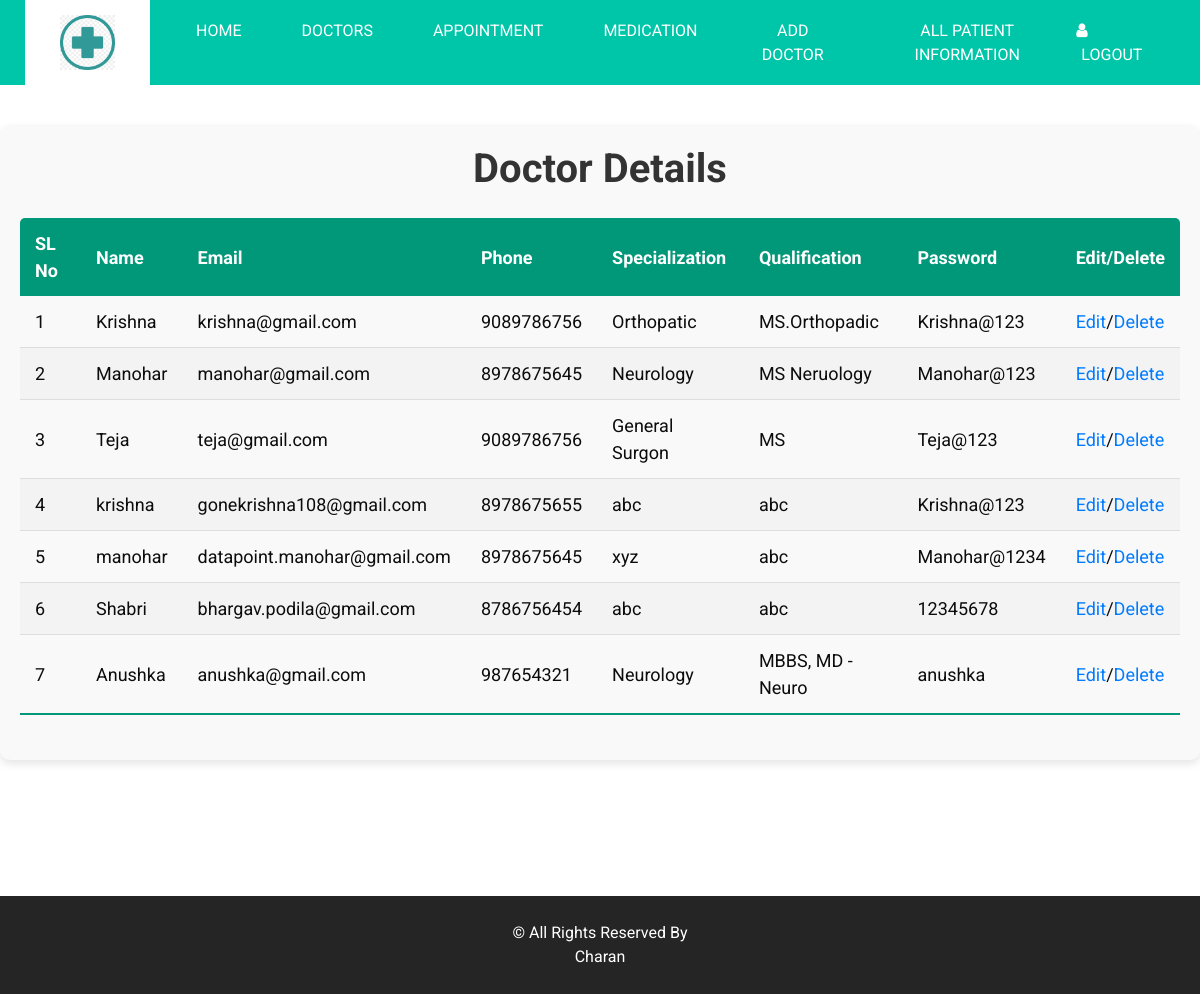
Screenshot of /Doctor_Details/ with the database file from the repository.
### Doctor/models.py (models this page shows, shortened)
class AddDoctor(models.Model):
    name = models.CharField(max_length=100)
    specialization = models.CharField(max_length=100)
    email = models.EmailField()
    phone = models.CharField(max_length=10)
    experience = models.IntegerField()
    qualification = models.CharField(max_length=100)
    password = models.CharField(max_length=100)

### Admin/views.py (the view)
# urls.py: path('Doctor_Details/',views.Doctor_Details , name="Doctor_Details"),
def Doctor_Details(request):
    Doctor_data = AddDoctor.objects.all()
    return render(request,'Admin/Doctor_Details.html' , {'Doctor_data':Doctor_data})

### Template/Admin/Doctor_details.html (shortened to what this page needs)
{% extends 'Admin/AdminHome.html' %}
{% block contents %}
{% load static %}
<div class="doctor-details">
    <h1 class="text-center">Doctor Details</h1>
    <table class="styled-table">
        <thead>
            <tr>
                <th>SL No</th>
                <th>Name</th>
                <th>Email</th>
                <th>Phone</th>
                <th>Specialization</th>
                <th>Qualification</th>
                <th>Password</th>
                <th>Edit/Delete</th>
            </tr>
        </thead>
        <tbody>
            {% for doc in Doctor_data %}
            <tr>
                <td>{{forloop.counter}}</td>
                <td>{{ doc.name }}</td>
                <td>{{ doc.email }}</td>
                <td>{{ doc.phone }}</td>
                <td>{{ doc.specialization }}</td>
                <td>{{ doc.qualification }}</td>
                <td>{{ doc.password  }}</td>
                <td><a href="{% url 'Update_Doctor_Details' doc.id%}">Edit</a>/<a href="{% url 'Delete_Doctor_Details' doc.id %}">Delete</a></td>
            </tr>
            {% endfor %}
        </tbody>
    </table>
</div>
{% endblock %}

### Static/Css/style.css (style rules this page uses)
body { font-family: 'Roboto', sans-serif; color: #0c0c0c; background-color: #ffffff; overflow-x: hidden; }
a, a:hover, a:focus { text-decoration: none; }

### Template/Admin/Doctor_details.html (style rules this page uses)
.doctor-details { max-width: 1200px; margin: 40px auto; padding: 20px; background-color: #f9f9f9; border-radius: 10px; box-shadow: 0 4px 8px rgba(0, 0, 0, 0.1); }
.text-center { text-align: center; color: #333; font-weight: bold; margin-bottom: 20px; }
.styled-table { width: 100%; border-collapse: collapse; margin: 25px 0; font-size: 18px; text-align: left; border-radius: 5px 5px 0 0; overflow: hidden; }
.styled-table th, .styled-table td { padding: 12px 15px; }
.styled-table thead tr { background-color: #009879; color: #ffffff; text-align: left; font-weight: bold; }
.styled-table tbody tr { border-bottom: 1px solid #dddddd; }
.styled-table tbody tr:nth-of-type(even) { background-color: #f3f3f3; }
.styled-table tbody tr:last-of-type { border-bottom: 2px solid #009879; }

### rows the page displays
AddDoctor: name "Krishna", email "krishna@gmail.com", phone "9089786756", specialization "Orthopatic", qualification "MS.Orthopadic", password "Krishna@123"
AddDoctor: name "Manohar", email "manohar@gmail.com", phone "8978675645", specialization "Neurology", qualification "MS Neruology", password "Manohar@123"
AddDoctor: name "Teja", email "teja@gmail.com", phone "9089786756", specialization "General Surgon", qualification "MS", password "Teja@123"
AddDoctor: name "krishna", email "gonekrishna108@gmail.com", phone "8978675655", specialization "abc", qualification "abc", password "Krishna@123"
AddDoctor: name "manohar", email "datapoint.manohar@gmail.com", phone "8978675645", specialization "xyz", qualification "abc", password "Manohar@1234"
AddDoctor: name "Shabri", email "bhargav.podila@gmail.com", phone "8786756454", specialization "abc", qualification "abc", password "12345678"
AddDoctor: name "Anushka", email "anushka@gmail.com", phone "987654321", specialization "Neurology", qualification "MBBS, MD - Neuro", password "anushka"
